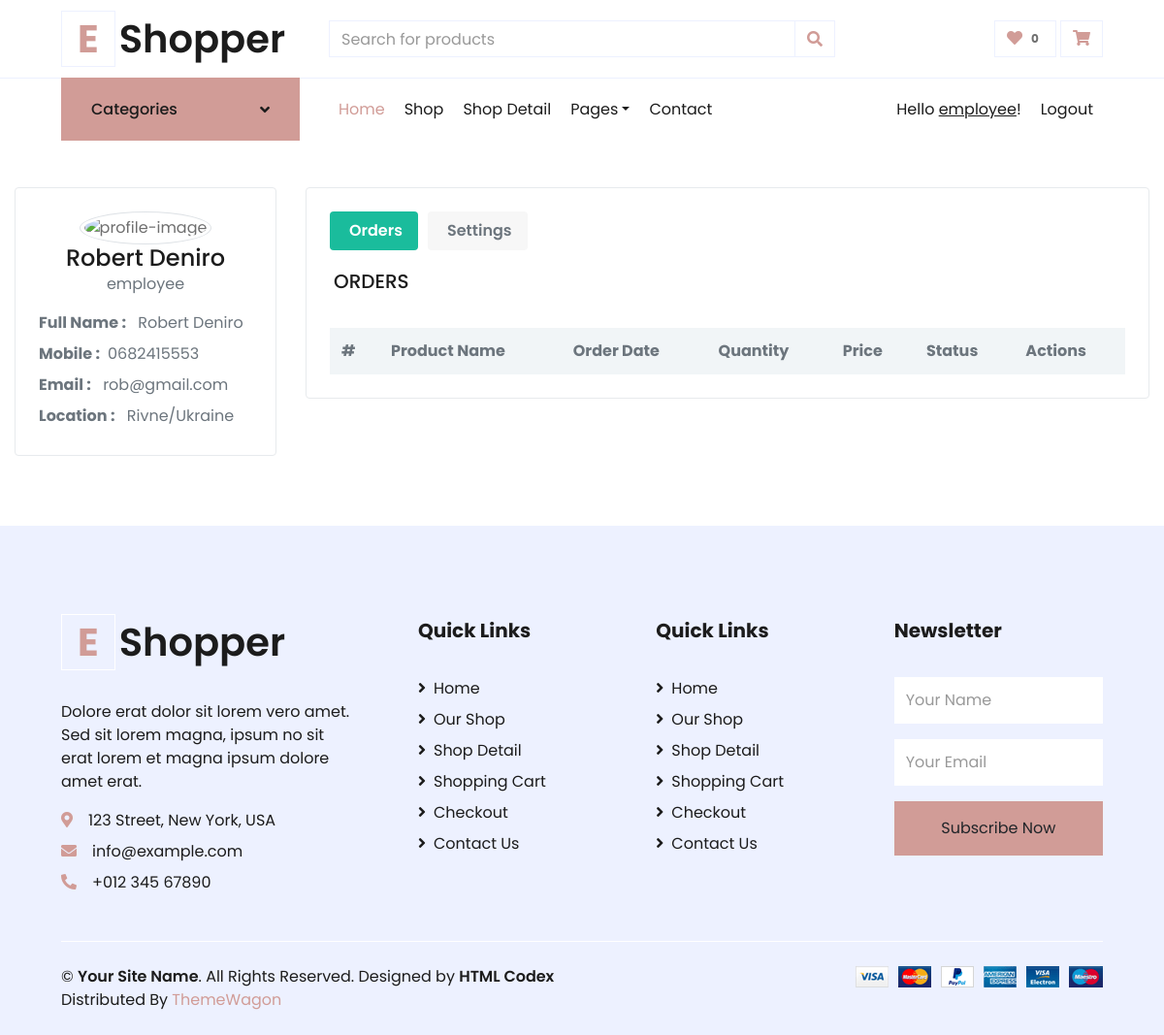
Page /profile/ (signed in) on the committed database.
### shop/models.py (models this page shows, shortened)
class Profile(models.Model):
    user = models.ForeignKey(User, on_delete=models.DO_NOTHING)
    date_of_birth = models.DateField()
    user_group = models.ForeignKey(Group, on_delete=models.DO_NOTHING)
    phone = models.CharField(max_length=15, blank=False)
    address = models.ForeignKey(Address, related_name='pk', on_delete=models.DO_NOTHING)
    photo = models.ImageField(upload_to='profiles/', blank=True)
    class Meta:
        verbose_name = "Profile"
        verbose_name_plural = "Profiles"

class City(models.Model):
    city_name = models.CharField(max_length=30, blank=False)
    country = models.ForeignKey(Country, related_name='pk', on_delete=models.DO_NOTHING)
    class Meta:
        verbose_name = "City"
        verbose_name_plural = "Cities"

class Country(models.Model):
    country_name = models.CharField(max_length=30, blank=False, unique=True)
    class Meta:
        verbose_name = "Country"
        verbose_name_plural = "Countries"

### user_profile/views.py (the view)
# urls.py: path('profile/', include(('user_profile.urls', 'profile'), namespace='profile')),
def profile(request):
    user = ''
    profile = ''
    address = ''
    city = ''
    country = ''
    date_of_birth = ''
    orders = []
    user = request.user
    if user.is_active:
        profile = Profile.objects.filter(user=user).first()
        address = profile.address
        city = address.city
        country = Country.objects.filter(pk=city.country.id).first()
        date_of_birth = profile.date_of_birth.strftime("%Y-%m-%d")
        customer = Customer.objects.filter(profile=profile).first()
        orders = Order.objects.filter(customer=customer).order_by("-date_of_order").all()
        orders = [item.obj_to_dict() for item in orders]
    return render(request, 'user_profile/profile.html', {"user":user,
                                                        "address":address,
                                                        "city":city,
                                                        "profile":profile,
                                                        "country":country,
                                                        "date_of_birth":date_of_birth,
                                                        "orders":orders})

### user_profile/templates/user_profile/profile.html (shortened to what this page needs)
{% extends 'base.html' %}
{% load static %}
{% block css_styles %}
<link rel="stylesheet" href="https://cdnjs.cloudflare.com/ajax/libs/MaterialDesign-Webfont/5.3.45/css/materialdesignicons.css" />
<link rel="stylesheet" href="https://cdnjs.cloudflare.com/ajax/libs/font-awesome/5.13.1/css/all.min.css" />
<link href="{% static 'css/profile.css' %}" rel="stylesheet">
{% endblock %}
    {% block content %}
    <div class="container-fluid">
    <div class="row">
        <div class="col-lg-3 col-xl-3">
            <div class="card-box text-center">
                <img src="https://bootdey.com/img/Content/avatar/avatar7.png" class="rounded-circle avatar-xl img-thumbnail" alt="profile-image">
                <h4 class="mb-0">{{user.first_name}} {{user.last_name}}</h4>
                <p class="text-muted">{{user.username}}</p>
                <div class="text-left mt-3">
                    <p class="text-muted mb-2 font-13"><strong>Full Name :</strong> <span class="ml-2">{{user.first_name}} {{user.last_name}}</span></p>
                    <p class="text-muted mb-2 font-13"><strong>Mobile :</strong><span class="ml-2">{{profile.phone}}</span></p>
                    <p class="text-muted mb-2 font-13"><strong>Email :</strong> <span class="ml-2 ">{{user.email}}</span></p>
                    <p class="text-muted mb-1 font-13"><strong>Location :</strong> <span class="ml-2">{{city.city_name}}/{{country.country_name}}</span></p>
                </div>
            </div>
        </div>
        <div class="col-lg-9 col-xl-9">
            <div class="card-box">
                <ul class="nav nav-pills navtab-bg">
                    <li class="nav-item">
                        <a href="#orders" data-toggle="tab" aria-expanded="true" class="nav-link ml-0 active">
                            Orders
                        </a>
                    </li>
                    <li class="nav-item">
                        <a href="#settings" data-toggle="tab" aria-expanded="false" class="nav-link">
                            Settings
                        </a>
                    </li>
                </ul>
                <div class="tab-content">
                    <div class="tab-pane show active" id="orders">
                        <h5 class="mb-4 text-uppercase">
                            Orders</h5>
                        <div class="table-responsive">
                            <table class="table table-borderless mb-0">
                                <thead class="thead-light">
                                    <tr>
                                        <th>#</th>
                                        <th>Product Name</th>
                                        <th>Order Date</th>
                                        <th>Quantity</th>
                                        <th>Price</th>
                                        <th>Status</th>
                                        <th>Actions</th>
                                    </tr>
                                </thead>
                            </table>
                        </div>
                    </div>
                </div>
            </div>
        </div>
    </div>
    </div>
    {% endblock %}

### templates/layouts/header.html (shortened to what this page needs)
{% load static %}
    <div class="container-fluid">
        <div class="row align-items-center py-3 px-xl-5">
            <div class="col-lg-3 d-none d-lg-block">
                <a href="" class="text-decoration-none">
                    <h1 class="m-0 display-5 font-weight-semi-bold"><span class="text-primary font-weight-bold border px-3 mr-1">E</span>Shopper</h1>
                </a>
            </div>
            <div class="col-lg-6 col-6 text-left">
                <form action="">
                    <div class="input-group">
                        <input type="text" class="form-control" placeholder="Search for products">
                        <div class="input-group-append">
                            <span class="input-group-text bg-transparent text-primary">
                                <i class="fa fa-search"></i>
                            </span>
                        </div>
                    </div>
                </form>
            </div>
            <div class="col-lg-3 col-6 text-right">
                <a href="" class="btn border">
                    <i class="fas fa-heart text-primary"></i>
                    <span class="badge">0</span>
                </a>
                <a href="{% url 'cart:shop_cart' %}" class="btn border">
                    <i class="fas fa-shopping-cart text-primary"></i>
                </a>
            </div>
        </div>
    </div>
    <div class="container-fluid mb-5">
        <div class="row border-top px-xl-5">
            <div class="col-lg-3 d-none d-lg-block">
                <a class="btn shadow-none d-flex align-items-center justify-content-between bg-primary text-white w-100" data-toggle="collapse" href="#navbar-vertical" style="height: 65px; margin-top: -1px; padding: 0 30px;">
                    <h6 class="m-0">Categories</h6>
                    <i class="fa fa-angle-down text-dark"></i>
                </a>
            </div>
            <div class="col-lg-9">
                <nav class="navbar navbar-expand-lg bg-light navbar-light py-3 py-lg-0 px-0">
                    <div class="collapse navbar-collapse justify-content-between" id="navbarCollapse">
                        <div class="navbar-nav mr-auto py-0">
                            <a href="{% url 'shop:homepage' %}" class="nav-item nav-link active">Home</a>
                            <a href="{% url 'shop:shop_page' %}" class="nav-item nav-link">Shop</a>
                            <a href="detail.html" class="nav-item nav-link">Shop Detail</a>
                            <div class="nav-item dropdown">
                                <a href="#" class="nav-link dropdown-toggle" data-toggle="dropdown">Pages</a>
                            </div>
                            <a href="contact.html" class="nav-item nav-link">Contact</a>
                        </div>
                        <div class="navbar-nav ml-auto py-0">
                            {% if user.is_authenticated %}
                            <a href="{% url 'profile:profile' %}" class="nav-item nav-link">Hello <u>{{user.username}}</u>!</a>
                            <a href="{% url 'myauth:logout' %}" class="nav-item nav-link">Logout</a>
                            {% else %}
                            <a href="{% url 'myauth:login' %}" class="nav-item nav-link">Login</a>
                            <a href="{% url 'myauth:signin' %}" class="nav-item nav-link">Register</a>
                            {% endif %}
                        </div>
                    </div>
                </nav>
            </div>
        </div>
    </div>

### user_profile/static/css/profile.css (style rules this page uses)
.card-box { background-color: #fff; background-clip: border-box; border: 1px solid #e7eaed; padding: 1.5rem; margin-bottom: 24px; border-radius: .25rem; }
.avatar-xl { height: 6rem; width: 6rem; }
.rounded-circle { border-radius: 50%!important; }
.nav-pills .nav-link.active, .nav-pills .show>.nav-link { color: #fff; background-color: #1abc9c; }
.nav-pills .nav-link { border-radius: .25rem; }
.navtab-bg li>a { background-color: #f7f7f7; margin: 0 5px; }
.nav-pills>li>a, .nav-tabs>li>a { color: #6c757d; font-weight: 600; }
.mb-4, .my-4 { margin-bottom: 2.25rem!important; }
.tab-content { padding: 20px 0 0 0; }
.m-0 { margin: 0!important; }
.table .thead-light th { color: #6c757d; background-color: #f1f5f7; border-color: #dee2e6; }

### rows in the picture
Profile: phone "0682415553"
City: city_name "Rivne"
Country: country_name "Ukraine"

### other values in the picture
{{ user.username }} "employee"
{{ user.first_name }} "Robert"
{{ user.last_name }} "Deniro"
{{ user.email }} "rob@gmail.com"
